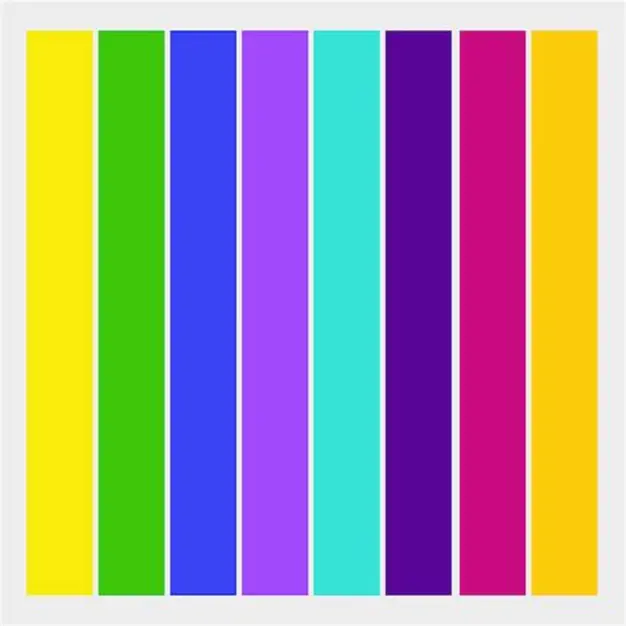
#> input picture unidad1/Practicas/lab3/colores.jpg, 626 x 626 px
$ jupyter execute --allow-errors laboratorio.ipynb
#> lines starting #> are read from the running program, lines starting #| are printed output that depends on the picture; after the words box and inside, x2 and y2 are one past the last pixel; in counts of white or black regions, pixels touching at a corner belong together
#> (a cell that did not finish here is left out)

[cell 2]
import cv2
import numpy as np
import matplotlib.pyplot as plt

plt.rcParams['figure.figsize'] = [15, 5]

img = cv2.cvtColor(cv2.imread('colores.jpg'), cv2.COLOR_BGR2RGB)

def RGB2HSV(img):
    img = img.astype(np.float32) / 255.
    new_img = np.zeros_like(img)

    maxChannel = np.argmax(img, axis=2)
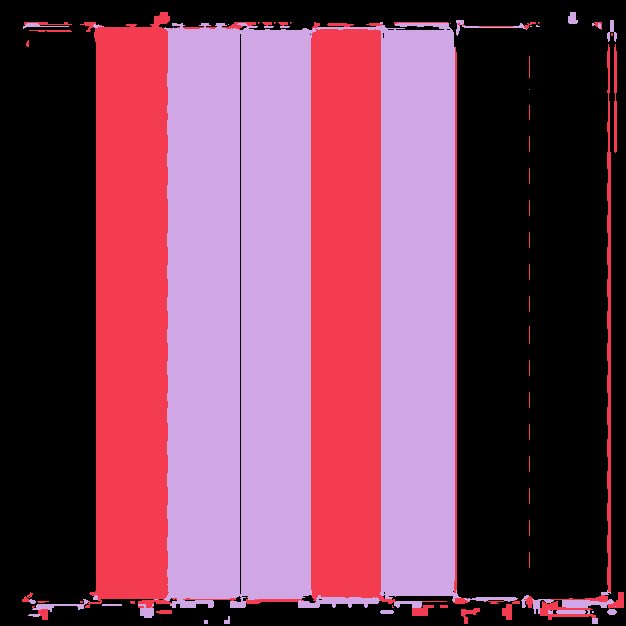
#> maxChannel: shape (626, 626) int64; 3 distinct labels, from 0 to 2; one colour per label, 0 black
    maxValue = np.amax(img, axis=2)
    minValue = np.amin(img, axis=2)

    new_img[..., 2] = maxValue

    for i in range(img.shape[0]):
        for j in range(img.shape[1]):
            if maxValue[i, j] == 0:
                new_img[i, j, 1] = 0
            else:
                new_img[i, j, 1] = (maxValue[i, j] - minValue[i, j]) / maxValue[i, j]
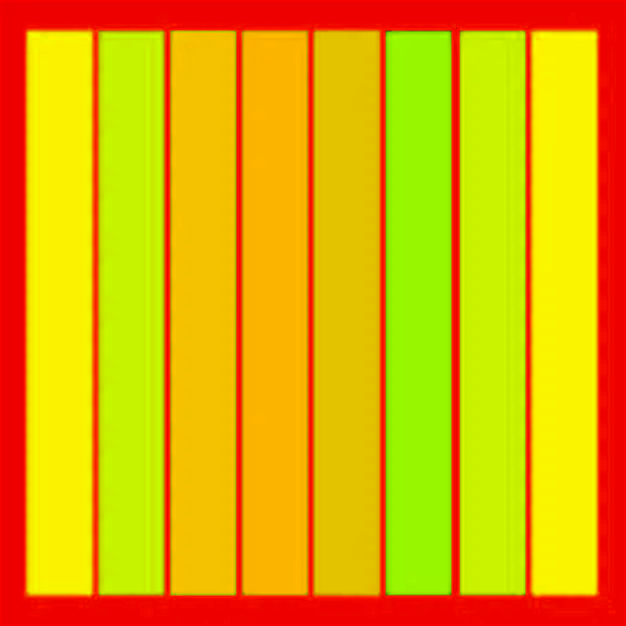
#> new_img: shape (626, 626, 3) float32; mean of channels 0, 1, 2 0, 0.671, 0.883; drawn as B, G, R

    for i in range(img.shape[0]):
        for j in range(img.shape[1]):
            delta = maxValue[i, j] - minValue[i, j]
            if delta == 0:
                new_img[i, j, 0] = 0
            elif maxChannel[i, j] == 0:  # R
                new_img[i, j, 0] = 60 * ((img[i, j, 1] - img[i, j, 2]) / delta)
            elif maxChannel[i, j] == 1:  # G
                new_img[i, j, 0] = 120 + 60 * ((img[i, j, 2] - img[i, j, 0]) / delta)
            elif maxChannel[i, j] == 2:  # B
                new_img[i, j, 0] = 240 + 60 * ((img[i, j, 0] - img[i, j, 1]) / delta)

        neg = new_img[..., 0] < 0
        new_img[neg, 0] += 360
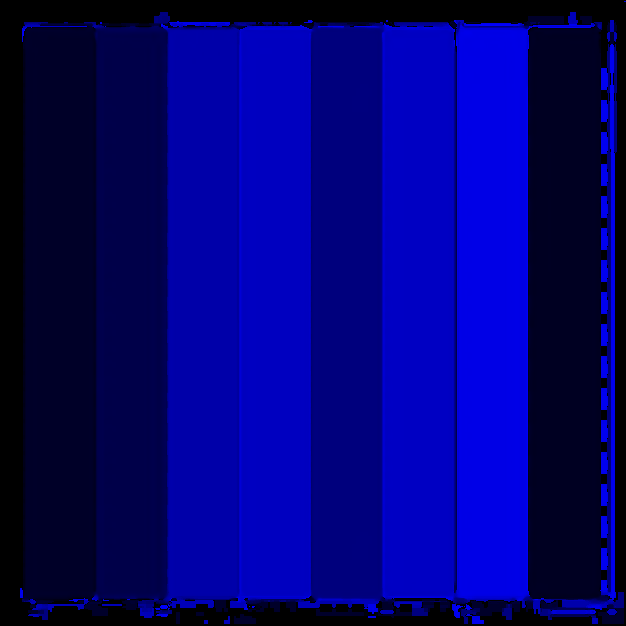
#> new_img: shape (626, 626, 3) float32; mean of channels 0, 1, 2 165.4, 0.7, 0.9; drawn with min black and max white

    return new_img

hsv_img = RGB2HSV(img)

[cell 3]
def HSV2RGB(hsv):
    H = hsv[..., 0]
    S = hsv[..., 1]
    V = hsv[..., 2]

    C = V * S
    X = C * (1 - np.abs((H / 60) % 2 - 1))
    m = V - C

    R_ = np.zeros_like(H)
    G_ = np.zeros_like(H)
    B_ = np.zeros_like(H)

    mask0 = (H >= 0)   & (H < 60);  R_[mask0] = C[mask0]; G_[mask0] = X[mask0]
#> after `mask0 = (H >= 0) & (H < 60)`: mask0: shape (626, 626) bool; 32.5% white; 98 white regions (90 under 20 px), largest, box (x1, y1, x2, y2) and area: (0, 0, 626, 626) 126659, (392, 602, 412, 614) 128, (477, 600, 514, 608) 66
    mask1 = (H >= 60)  & (H < 120); R_[mask1] = X[mask1]; G_[mask1] = C[mask1]
#> after `mask1 = (H >= 60) & (H < 120)`: mask1: shape (626, 626) bool; 11.5% white; 88 white regions (52 under 20 px), largest, box (x1, y1, x2, y2) and area: (84, 27, 168, 616) 40449, (454, 52, 457, 593) 550, (471, 600, 508, 616) 358
#> after `R_[mask1] = X[mask1]`:
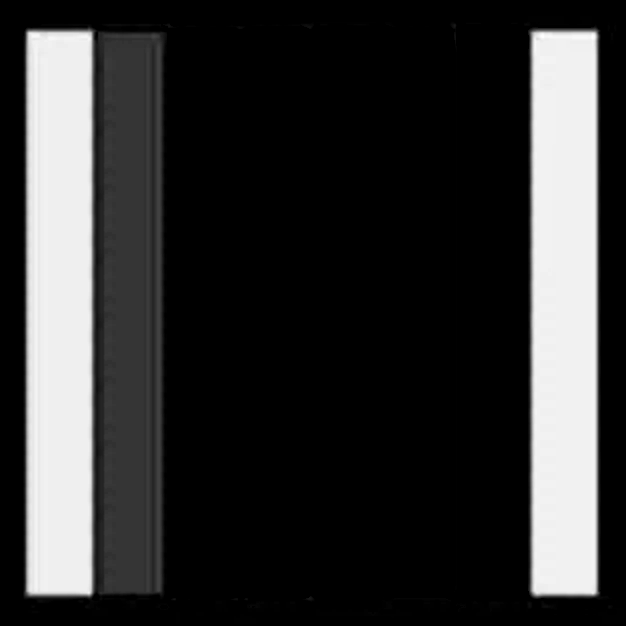
#> R_: shape (626, 626) float32; min 0, max 1, mean 0.199
#> after `G_[mask1] = C[mask1]`: G_: shape (626, 626) float32; min 0, max 0.937, mean 0.227
    mask2 = (H >= 120) & (H < 180); G_[mask2] = C[mask2]; B_[mask2] = X[mask2]
#> after `mask2 = (H >= 120) & (H < 180)`: mask2: shape (626, 626) bool; 11.2% white; 129 white regions (98 under 20 px), largest, box (x1, y1, x2, y2) and area: (311, 29, 383, 602) 39672, (607, 102, 611, 592) 1552, (454, 50, 456, 586) 540
#> after `G_[mask2] = C[mask2]`:
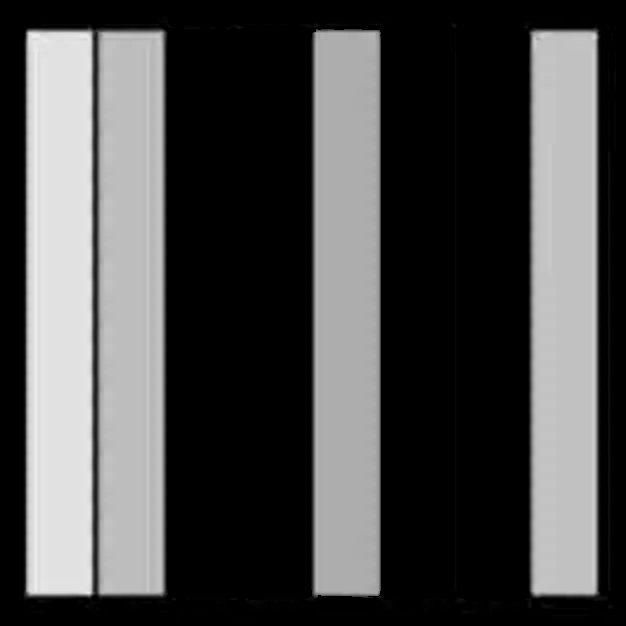
#> G_: shape (626, 626) float32; min 0, max 0.937, mean 0.292
    mask3 = (H >= 180) & (H < 240); G_[mask3] = X[mask3]; B_[mask3] = C[mask3]
#> after `mask3 = (H >= 180) & (H < 240)`: mask3: shape (626, 626) bool; 11% white; 96 white regions (71 under 20 px), largest, box (x1, y1, x2, y2) and area: (164, 27, 239, 601) 39547, (311, 22, 384, 601) 949, (454, 49, 455, 582) 533
#> after `G_[mask3] = X[mask3]`: G_: shape (626, 626) float32; 10.98% of pixels changed, all inside (x1, y1, x2, y2) = (24, 12, 624, 624)
#> after `B_[mask3] = C[mask3]`:
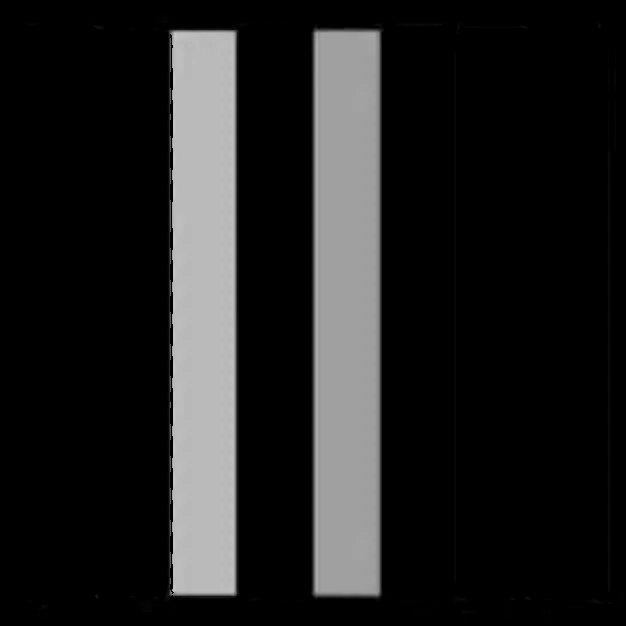
#> B_: shape (626, 626) float32; min 0, max 0.784, mean 0.128
    mask4 = (H >= 240) & (H < 300); R_[mask4] = X[mask4]; B_[mask4] = C[mask4]
#> after `mask4 = (H >= 240) & (H < 300)`: mask4: shape (626, 626) bool; 21.8% white; 59 white regions (30 under 20 px), largest, box (x1, y1, x2, y2) and area: (382, 23, 461, 601) 40874, (230, 26, 312, 608) 40543, (170, 34, 174, 594) 1193
    mask5 = (H >= 300) & (H < 360); R_[mask5] = C[mask5]; B_[mask5] = X[mask5]
#> after `mask5 = (H >= 300) & (H < 360)`: mask5: shape (626, 626) bool; 12.1% white; 86 white regions (48 under 20 px), largest, box (x1, y1, x2, y2) and area: (456, 25, 536, 601) 40458, (608, 44, 616, 600) 2205, (240, 34, 241, 594) 560
#> after `R_[mask5] = C[mask5]`:
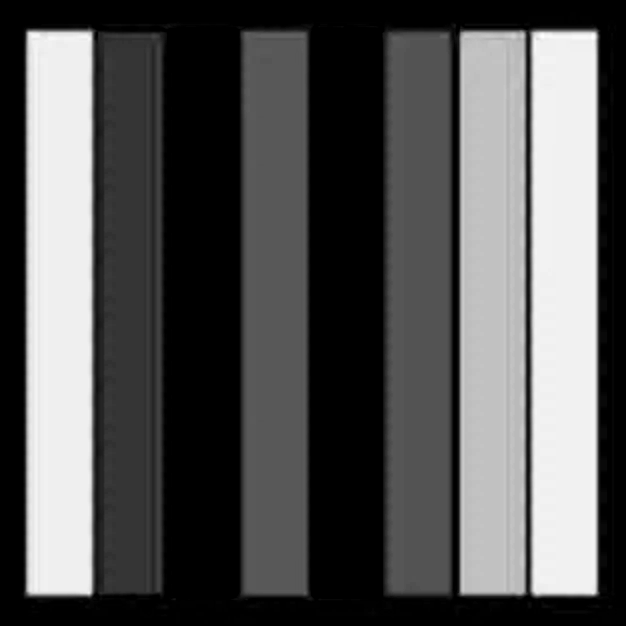
#> R_: shape (626, 626) float32; min 0, max 1, mean 0.334
#> after `B_[mask5] = X[mask5]`:
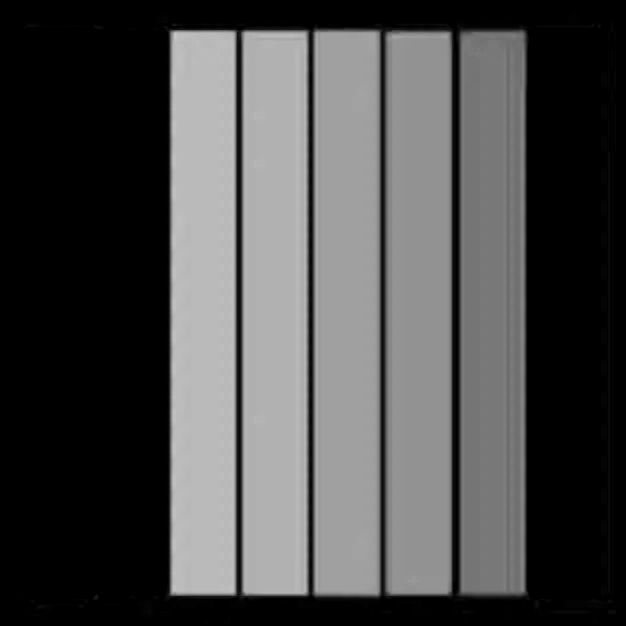
#> B_: shape (626, 626) float32; min 0, max 0.784, mean 0.294

    rgb = np.stack([(R_ + m), (G_ + m), (B_ + m)], axis=2)
    return np.clip(rgb * 255, 0, 255).astype(np.uint8)

img_reconstruida = HSV2RGB(hsv_img)

[cell 4]
# Descompos por canales con zeros_like
r_img = np.zeros_like(img_reconstruida)
r_img[:, :, 0] = img_reconstruida[:, :, 0]

g_img = np.zeros_like(img_reconstruida)
g_img[:, :, 1] = img_reconstruida[:, :, 1]
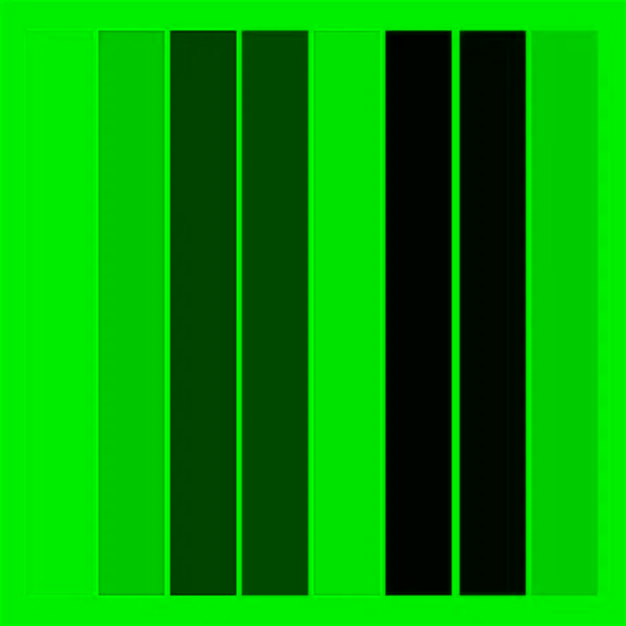
#> g_img: shape (626, 626, 3); mean of channels 0, 1, 2 0, 153.6, 0; drawn as B, G, R

b_img = np.zeros_like(img_reconstruida)
b_img[:, :, 2] = img_reconstruida[:, :, 2]
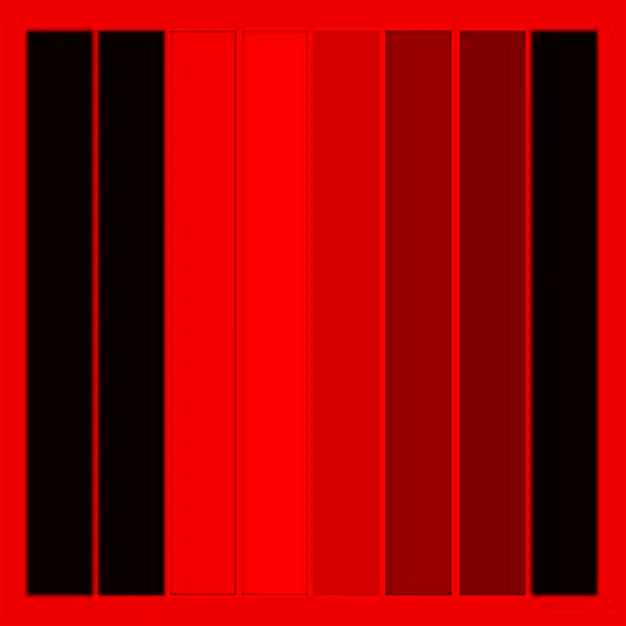
#> b_img: shape (626, 626, 3); mean of channels 0, 1, 2 0, 0, 153; drawn as B, G, R

plt.subplot(151)
plt.title('Original')
plt.imshow(img)

plt.subplot(152)
plt.title('HSV -> RGB')
plt.imshow(img_reconstruida)

plt.subplot(153)
plt.title('Canal Rojo')
plt.imshow(r_img)

plt.subplot(154)
plt.title('Canal Verde')
plt.imshow(g_img)

plt.subplot(155)
plt.title('Canal Azul')
plt.imshow(b_img)

plt.show()
